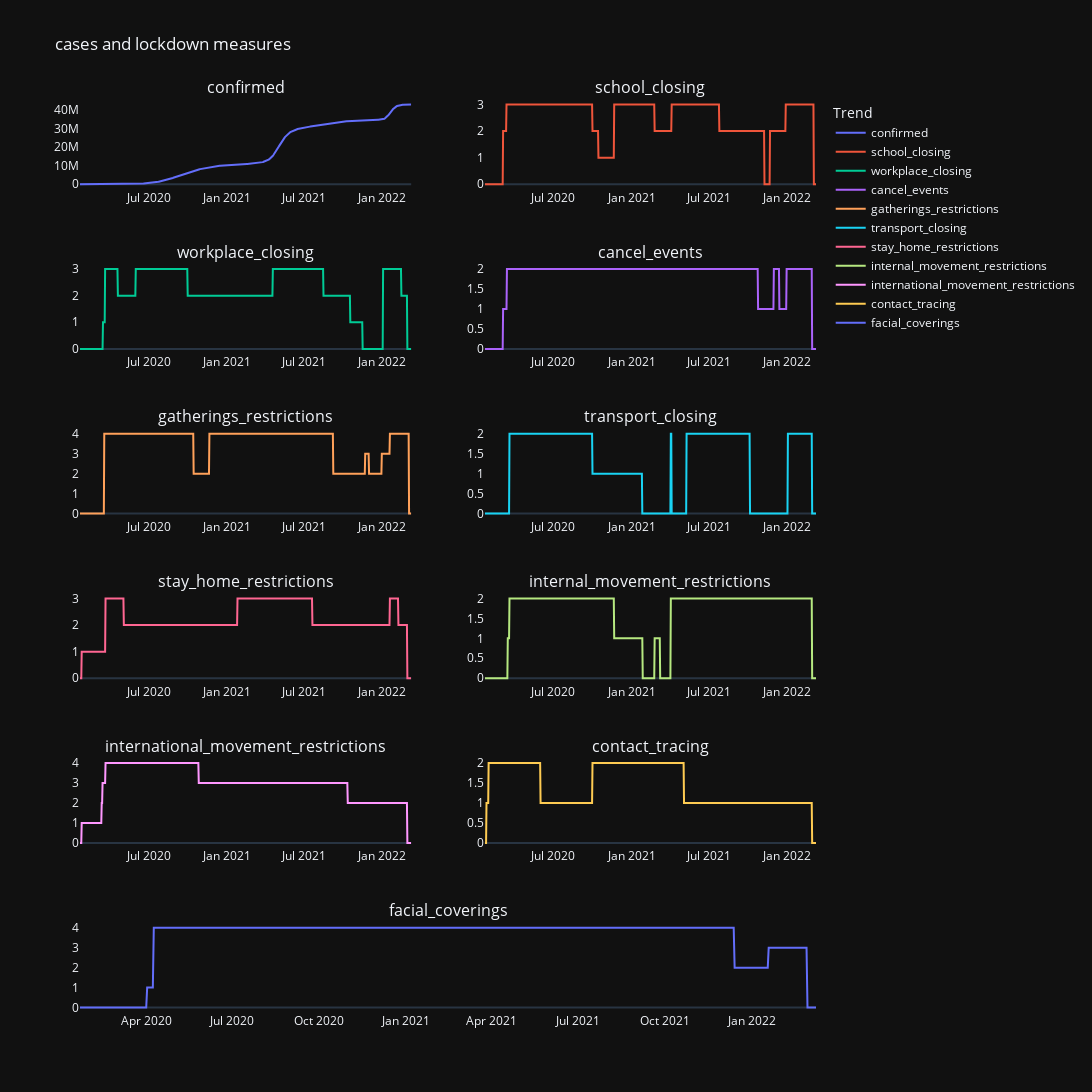

The notebook cell saved with this chart:
### Markdown cell above
>> ## using plotly

### Code cell
fig = make_subplots(rows=6, cols=2,subplot_titles=("confirmed", "school_closing", "workplace_closing", "cancel_events","gatherings_restrictions","transport_closing",
'stay_home_restrictions','internal_movement_restrictions','international_movement_restrictions','contact_tracing','facial_coverings'),
            specs=[[{}, {}],[{}, {}],[{}, {}],[{}, {}],[{}, {}],
           [{"colspan": 2}, None],],  )


fig.add_trace(
    go.Scatter(x =df.index, y=df['confirmed'], name="confirmed"),
    row=1, col=1
)

fig.add_trace(
    go.Scatter(x =df.index, y=df['school_closing'], name= 'school_closing'),
    row=1, col=2
)
fig.add_trace(
    go.Scatter(x =df.index, y=df['workplace_closing'], name="workplace_closing"),
    row=2, col=1
)

fig.add_trace(
    go.Scatter(x =df.index, y=df['cancel_events'], name= 'cancel_events'),
    row=2, col=2
)

fig.add_trace(
    go.Scatter( x =df.index,y=df['gatherings_restrictions'], name="gatherings_restrictions"),
    row=3, col=1
)

fig.add_trace(
    go.Scatter(x =df.index, y=df['transport_closing'], name= 'transport_closing'),
    row=3, col=2
)

fig.add_trace(
    go.Scatter(x =df.index, y=df['stay_home_restrictions'], name= 'stay_home_restrictions'),
    row=4, col=1
)

fig.add_trace(
    go.Scatter(x =df.index, y=df['internal_movement_restrictions'], name= 'internal_movement_restrictions'),
    row=4, col=2
)

fig.add_trace(
    go.Scatter(x =df.index, y=df['international_movement_restrictions'], name= 'international_movement_restrictions'),
    row=5, col=1
)
fig.add_trace(
    go.Scatter( x =df.index,y=df['contact_tracing'], name= 'contact_tracing'),
    row=5, col=2
)

fig.add_trace(
    go.Scatter(x =df.index, y=df['facial_coverings'], name= 'facial_coverings'),
    row=6, col=1
)

""""
# Update xaxis properties
fig.update_xaxes(title_text="Date", row=1, col=1)
fig.update_xaxes(title_text="Months", row=1, col=2)
fig.update_xaxes(title_text="Months", row=2, col=1)
fig.update_xaxes(title_text="Months", row=2, col=2)
fig.update_xaxes(title_text="Months", row=3, col=1)
fig.update_xaxes(title_text="Months", row=3, col=2)
fig.update_xaxes(title_text="Months", row=4, col=1)
fig.update_xaxes(title_text="Months", row=4, col=2)

# Update yaxis properties

fig.update_yaxes(title_text="sales", row=1, col=1)
fig.update_yaxes(title_text="sales", row=1, col=2)
fig.update_yaxes(title_text="sales", row=2, col=1)
fig.update_yaxes(title_text="sales", row=2, col=2)
fig.update_yaxes(title_text="sales", row=3, col=1)
fig.update_yaxes(title_text="sales", row=3, col=2)
fig.update_yaxes(title_text="total sales", row=4, col=1)
fig.update_yaxes(title_text="total profit", row=4, col=2)
fig.update_yaxes(title_text="average sales", row=5, col=1)
"""
fig.update_layout(autosize=False,height=2000, width=1600, title_text="cases and lockdown measures",template = "plotly_dark",)
#fig.update_yaxes(type='category')
fig.update_xaxes(showgrid=False)
fig.update_yaxes(showgrid=False)  


fig.update_layout(legend_title_text='Trend')
fig.show()

### Figure 1 — Plotly figure (JSON) as saved in the notebook; plotly's stock layout.template omitted (floating-point values rounded to 4 significant figures; data arrays with more than 128 entries replaced by an {"elided": "..."} marker saying what was removed)
{"data": [{"name": "confirmed", "type": "scatter", "x": {"elided": "779 str values"}, "xaxis": "x", "y": {"elided": "779 int values"}, "yaxis": "y"}, {"name": "school_closing", "type": "scatter", "x": {"elided": "779 str values"}, "xaxis": "x2", "y": {"elided": "779 int values"}, "yaxis": "y2"}, {"name": "workplace_closing", "type": "scatter", "x": {"elided": "779 str values"}, "xaxis": "x3", "y": {"elided": "779 int values"}, "yaxis": "y3"}, {"name": "cancel_events", "type": "scatter", "x": {"elided": "779 str values"}, "xaxis": "x4", "y": {"elided": "779 int values"}, "yaxis": "y4"}, {"name": "gatherings_restrictions", "type": "scatter", "x": {"elided": "779 str values"}, "xaxis": "x5", "y": {"elided": "779 int values"}, "yaxis": "y5"}, {"name": "transport_closing", "type": "scatter", "x": {"elided": "779 str values"}, "xaxis": "x6", "y": {"elided": "779 int values"}, "yaxis": "y6"}, {"name": "stay_home_restrictions", "type": "scatter", "x": {"elided": "779 str values"}, "xaxis": "x7", "y": {"elided": "779 int values"}, "yaxis": "y7"}, {"name": "internal_movement_restrictions", "type": "scatter", "x": {"elided": "779 str values"}, "xaxis": "x8", "y": {"elided": "779 int values"}, "yaxis": "y8"}, {"name": "international_movement_restrictions", "type": "scatter", "x": {"elided": "779 str values"}, "xaxis": "x9", "y": {"elided": "779 int values"}, "yaxis": "y9"}, {"name": "contact_tracing", "type": "scatter", "x": {"elided": "779 str values"}, "xaxis": "x10", "y": {"elided": "779 int values"}, "yaxis": "y10"}, {"name": "facial_coverings", "type": "scatter", "x": {"elided": "779 str values"}, "xaxis": "x11", "y": {"elided": "779 int values"}, "yaxis": "y11"}], "layout": {"annotations": [{"font": {"size": 16}, "showarrow": false, "text": "confirmed", "x": 0.225, "xanchor": "center", "xref": "paper", "y": 1.0, "yanchor": "bottom", "yref": "paper"}, {"font": {"size": 16}, "showarrow": false, "text": "school_closing", "x": 0.775, "xanchor": "center", "xref": "paper", "y": 1.0, "yanchor": "bottom", "yref": "paper"}, {"font": {"size": 16}, "showarrow": false, "text": "workplace_closing", "x": 0.225, "xanchor": "center", "xref": "paper", "y": 0.8194, "yanchor": "bottom", "yref": "paper"}, {"font": {"size": 16}, "showarrow": false, "text": "cancel_events", "x": 0.775, "xanchor": "center", "xref": "paper", "y": 0.8194, "yanchor": "bottom", "yref": "paper"}, {"font": {"size": 16}, "showarrow": false, "text": "gatherings_restrictions", "x": 0.225, "xanchor": "center", "xref": "paper", "y": 0.6389, "yanchor": "bottom", "yref": "paper"}, {"font": {"size": 16}, "showarrow": false, "text": "transport_closing", "x": 0.775, "xanchor": "center", "xref": "paper", "y": 0.6389, "yanchor": "bottom", "yref": "paper"}, {"font": {"size": 16}, "showarrow": false, "text": "stay_home_restrictions", "x": 0.225, "xanchor": "center", "xref": "paper", "y": 0.4583, "yanchor": "bottom", "yref": "paper"}, {"font": {"size": 16}, "showarrow": false, "text": "internal_movement_restrictions", "x": 0.775, "xanchor": "center", "xref": "paper", "y": 0.4583, "yanchor": "bottom", "yref": "paper"}, {"font": {"size": 16}, "showarrow": false, "text": "international_movement_restrictions", "x": 0.225, "xanchor": "center", "xref": "paper", "y": 0.2778, "yanchor": "bottom", "yref": "paper"}, {"font": {"size": 16}, "showarrow": false, "text": "contact_tracing", "x": 0.775, "xanchor": "center", "xref": "paper", "y": 0.2778, "yanchor": "bottom", "yref": "paper"}, {"font": {"size": 16}, "showarrow": false, "text": "facial_coverings", "x": 0.5, "xanchor": "center", "xref": "paper", "y": 0.09722, "yanchor": "bottom", "yref": "paper"}], "autosize": false, "height": 2000, "legend": {"title": {"text": "Trend"}}, "title": {"text": "cases and lockdown measures"}, "width": 1600, "xaxis": {"anchor": "y", "domain": [0, 0.45], "showgrid": false}, "xaxis10": {"anchor": "y10", "domain": [0.55, 1], "showgrid": false}, "xaxis11": {"anchor": "y11", "domain": [0, 1], "showgrid": false}, "xaxis2": {"anchor": "y2", "domain": [0.55, 1], "showgrid": false}, "xaxis3": {"anchor": "y3", "domain": [0, 0.45], "showgrid": false}, "xaxis4": {"anchor": "y4", "domain": [0.55, 1], "showgrid": false}, "xaxis5": {"anchor": "y5", "domain": [0, 0.45], "showgrid": false}, "xaxis6": {"anchor": "y6", "domain": [0.55, 1], "showgrid": false}, "xaxis7": {"anchor": "y7", "domain": [0, 0.45], "showgrid": false}, "xaxis8": {"anchor": "y8", "domain": [0.55, 1], "showgrid": false}, "xaxis9": {"anchor": "y9", "domain": [0, 0.45], "showgrid": false}, "yaxis": {"anchor": "x", "domain": [0.9028, 1.0], "showgrid": false}, "yaxis10": {"anchor": "x10", "domain": [0.1806, 0.2778], "showgrid": false}, "yaxis11": {"anchor": "x11", "domain": [0, 0.09722], "showgrid": false}, "yaxis2": {"anchor": "x2", "domain": [0.9028, 1.0], "showgrid": false}, "yaxis3": {"anchor": "x3", "domain": [0.7222, 0.8194], "showgrid": false}, "yaxis4": {"anchor": "x4", "domain": [0.7222, 0.8194], "showgrid": false}, "yaxis5": {"anchor": "x5", "domain": [0.5417, 0.6389], "showgrid": false}, "yaxis6": {"anchor": "x6", "domain": [0.5417, 0.6389], "showgrid": false}, "yaxis7": {"anchor": "x7", "domain": [0.3611, 0.4583], "showgrid": false}, "yaxis8": {"anchor": "x8", "domain": [0.3611, 0.4583], "showgrid": false}, "yaxis9": {"anchor": "x9", "domain": [0.1806, 0.2778], "showgrid": false}}}
